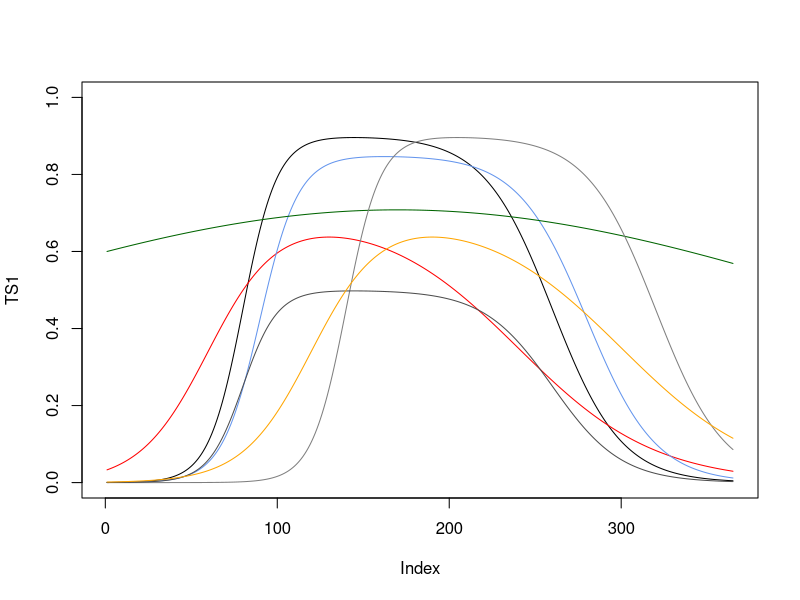

The R source for this figure: (Note: this script raises an error after producing the figure.)
# step3___simulate-temporal-behaviour.R
#
# Step 3 in spHomogeneity simulation: define the prescribed NDVI curves


# temporal vector
doi_vctr <- 1:365

# function to simulate 
glogf <- function(doi_vctr, A, K, Q, B, M, v){
  # B : steepness at inflexion point
  # M : position of the inflexion point
  # K : amplitude
  # Q : (not sure anymore, but linked to the position)
  # A : baseline (at the beginning, not sure how useful it is)
  # v : overall shape of the curve
  z <- A + (K-A)/(1 + Q*exp(-B*(doi_vctr - M)))^(1/v)}


TS1 <- glogf(doi_vctr, A = 0, K = 0.9, B = 0.1, Q = 1, v = 1, M = 80) -
       glogf(doi_vctr, A = 0, K = 0.9, B = 0.05, Q = 1, v = 1, M = 260)

TS2 <- glogf(doi_vctr, A = 0, K = 0.7, B = 0.05, Q = 1, v = 1, M = 60) -
  glogf(doi_vctr, A = 0, K = 0.7, B = 0.025, Q = 1, v = 1, M = 240)

TS3 <- glogf(doi_vctr, A = 0, K = 0.85, B = 0.09, Q = 1, v = 1, M = 90) -
  glogf(doi_vctr, A = 0, K = 0.85, B = 0.05, Q = 1, v = 1, M = 280)

TS4 <- glogf(doi_vctr, A = 0, K = 3.2, B = 0.005, Q = 1, v = 1, M = 80) -
  glogf(doi_vctr, A = 0, K = 3.2, B = 0.005, Q = 1, v = 1, M = 260)

TS5 <- glogf(doi_vctr, A = 0, K = 0.9, B = 0.1, Q = 1, v = 1, M = 140) -
  glogf(doi_vctr, A = 0, K = 0.9, B = 0.05, Q = 1, v = 1, M = 320)

TS6 <- glogf(doi_vctr, A = 0, K = 0.5, B = 0.1, Q = 1, v = 1, M = 80) -
  glogf(doi_vctr, A = 0, K = 0.5, B = 0.05, Q = 1, v = 1, M = 260)

TS7 <- glogf(doi_vctr, A = 0, K = 0.7, B = 0.05, Q = 1, v = 1, M = 120) -
  glogf(doi_vctr, A = 0, K = 0.7, B = 0.025, Q = 1, v = 1, M = 300)

# 
plot(TS1, type = 'l', ylim = c(0,1))
lines(TS2, col = 'red')
lines(TS3, col = 'cornflowerblue')
lines(TS4, col = 'darkgreen')
lines(TS5, col = 'grey50')
lines(TS6, col = 'grey30')
lines(TS7, col = 'orange')

# 

df.ideal.ts <- data.frame(DOI = doi_vctr, TS1, TS2, TS3, TS4, TS5, TS6, TS7)
save('df.ideal.ts', file = 'dataProcessing/df-ideal-ts.Rda')

